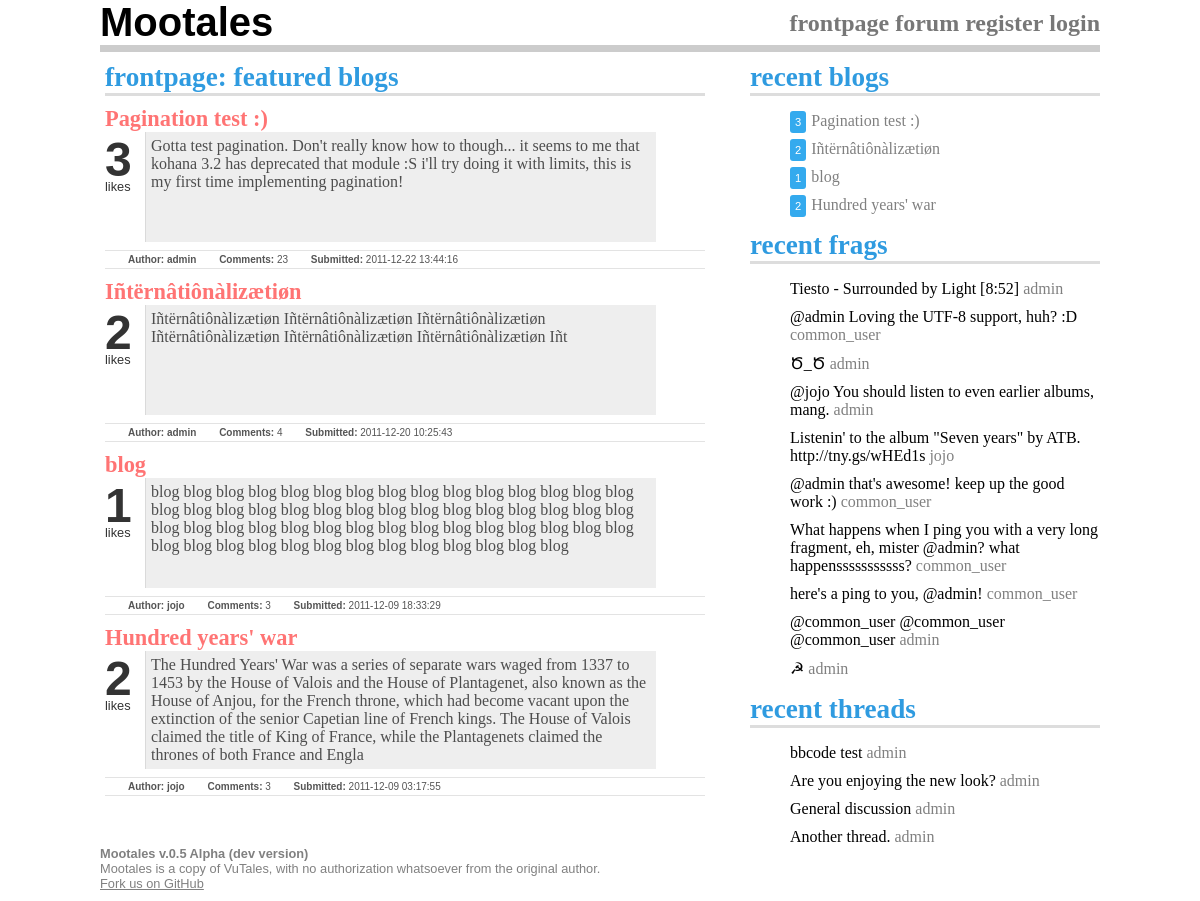
The page / on the database its author committed.
### tables this page shows
CREATE TABLE IF NOT EXISTS `blogs` (
  `id` int(11) NOT NULL AUTO_INCREMENT,
  `title` varchar(140) NOT NULL,
  `content` text NOT NULL,
  `tags` varchar(200) NOT NULL,
  `author_id` int(11) NOT NULL,
  `time_posted` datetime NOT NULL,
  `amount_votes` int(11) NOT NULL DEFAULT '0',
  `amount_comments` int(11) NOT NULL DEFAULT '0',
  PRIMARY KEY (`id`)
);

CREATE TABLE IF NOT EXISTS `fragments` (
  `id` int(11) NOT NULL AUTO_INCREMENT,
  `content` varchar(300) NOT NULL,
  `author_id` int(11) NOT NULL,
  `when` datetime NOT NULL,
  PRIMARY KEY (`id`)
);

CREATE TABLE IF NOT EXISTS `forum_threads` (
  `id` int(11) NOT NULL AUTO_INCREMENT,
  `author_id` int(11) NOT NULL,
  `category_id` int(11) NOT NULL,
  `title` varchar(200) NOT NULL,
  `content` text NOT NULL,
  `time_posted` datetime NOT NULL,
  `last_active` datetime NOT NULL,
  `sticky` tinyint(1) NOT NULL DEFAULT '0',
  `closed` tinyint(1) NOT NULL DEFAULT '0',
  `amount_comments` int(11) NOT NULL DEFAULT '0',
  PRIMARY KEY (`id`)
);

### application/views/home.php (the view, shortened to what the rows shown need)
		<div class="sidebar">
			<div class="recent_blogs">
				<ul>
<?php foreach ($recent_blogs as $blog):
?>
					<li><span class="like_count"><?php echo $blog['amount_votes']; ?></span><?php echo Link::blog($blog['id'],$blog['title'],$blog['title']);?></li>
<?php endforeach; ?>
				</ul>
			</div>
			<div class="recent_frags">
				<ul>
<?php foreach ($recent_frags as $frag): ?>
					<li><?php echo Link::fragment($frag['id'],$frag['content'],"frag_link"); ?> <?php echo Link::user($users_data[$frag['author_id']]); ?>
<?php endforeach; ?>
				</ul>
			</div>
			<div class="recent_threads">
				<ul>
<?php foreach($recent_threads as $thread): ?>
					<li><?php echo Link::thread($thread['id'],$thread['title'],$thread['title'],'','thread_link');?>&nbsp;<?php echo Link::user($users_data[$thread['author_id']]);?></li>
<?php endforeach; ?>
				</ul>
			</div>
		</div>
		<div class="main_wrap">
<?php foreach ($best_blogs as $blog): ?>
			<div class="blog">
				<h4 class="blog_title"><?php echo Link::blog($blog['id'],$blog['title'],$blog['title']);?></li></h4>
				<div class="like_wrap">
					<span class="number"><?php echo $blog['amount_votes'];?></span>
					<span class="other">likes</span>
				</div>
				<div class="blog_preview">
<?php echo BBCode::parse(substr($blog['content'],0,400)); ?>
				</div>
				<div class="blog_info"><span class="bold">Author:</span> <?php echo Link::user($users_data[$blog['author_id']]); ?> <span class="bold">Comments:</span> <?php echo $blog['amount_comments']; ?> <span class="bold">Submitted:</span> <?php echo $blog['time_posted']; ?></div>
			</div>
<?php endforeach; ?>
		</div>

### system/classes/kohana/html.php (shortened to what the rows shown need)
<?php defined('SYSPATH') or die('No direct script access.');
class Kohana_HTML {
	public static $attribute_order = array
	(
		'action',
		'method',
		'type',
		'id',
		'name',
		'value',
		'href',
		'src',
		'width',
		'height',
		'cols',
		'rows',
		'size',
		'maxlength',
		'rel',
		'media',
		'accept-charset',
		'accept',
		'tabindex',
		'accesskey',
		'alt',
		'title',
		'class',
		'style',
		'selected',
		'checked',
		'readonly',
		'disabled',
	);
	public static $windowed_urls = FALSE;
	public static function chars($value, $double_encode = TRUE)
	{
		return htmlspecialchars( (string) $value, ENT_QUOTES, Kohana::$charset, $double_encode);
	}
	public static function anchor($uri, $title = NULL, array $attributes = NULL, $protocol = NULL, $index = TRUE)
	{
		if ($uri === '')
		{
			$uri = URL::base($protocol, $index);
		}
		else
		{
			if (strpos($uri, '://') !== FALSE)
			{
				if (HTML::$windowed_urls === TRUE AND empty($attributes['target']))
				{
					$attributes['target'] = '_blank';
				}
			}
			elseif ($uri[0] !== '#')
			{
				$uri = URL::site($uri, $protocol, $index);
			}
		}
		$attributes['href'] = $uri;
		return '<a'.HTML::attributes($attributes).'>'.$title.'</a>';
	}
	public static function attributes(array $attributes = NULL)
	{
		$sorted = array();
		foreach (HTML::$attribute_order as $key)
		{
			if (isset($attributes[$key]))
			{
				$sorted[$key] = $attributes[$key];
			}
		}
		$attributes = $sorted + $attributes;
		$compiled = '';
		foreach ($attributes as $key => $value)
		{
			$compiled .= ' '.$key.'="'.HTML::chars($value).'"';
		}
		return $compiled;
	}
}

### rows shown on the page
blogs: amount_votes "3", title "Pagination test :)", title "Pagination test :) admin", content "Gotta test pagination. Don't really know how to though... it seems to me that kohana 3.2 has deprecated that module :S i'll try doing it with limits, this is my first time implementing pagination!", amount_comments "23", time_posted "2011-12-22 13:44:16"
blogs: amount_votes "2", title "Iñtërnâtiônàlizætiøn", title "Iñtërnâtiônàlizætiøn admin", content "Iñtërnâtiônàlizætiøn Iñtërnâtiônàlizætiøn Iñtërnâtiônàlizætiøn Iñtërnâtiônàlizætiøn Iñtërnâtiônàlizætiøn Iñtërnâtiônàlizætiøn Iñt", amount_comments "4", time_posted "2011-12-20 10:25:43"
blogs: amount_votes "1", title "blog", title "blog jojo", content "blog blog blog blog blog blog blog blog blog blog blog blog blog blog blog blog blog blog blog blog blog blog blog blog blog blog blog blog blog blog blog blog blog blog blog blog blog blog blog blog blog blog blog blog blog blog blog blog blog blog blog blog blog blog blog blog blog blog", amount_comments "3", time_posted "2011-12-09 18:33:29"
blogs: amount_votes "2", title "Hundred years' war", title "Hundred years' war jojo", content "The Hundred Years' War was a series of separate wars waged from 1337 to 1453 by the House of Valois and the House of Plantagenet, also known as the House of Anjou, for the French throne, which had become vacant upon the extinction of the senior Capetian line of French kings. The House of Valois claimed the title of King of France, while the Plantagenets claimed the thrones of both France and Engla", amount_comments "3", time_posted "2011-12-09 03:17:55"
fragments: content "Tiesto - Surrounded by Light [8:52] admin"
fragments: content "@admin Loving the UTF-8 support, huh? :D common_user"
fragments: content "Ծ_Ծ admin"
fragments: content "@jojo You should listen to even earlier albums, mang. admin"
fragments: content "Listenin' to the album \"Seven years\" by ATB. http://tny.gs/wHEd1s jojo"
fragments: content "@admin that's awesome! keep up the good work :) common_user"
fragments: content "What happens when I ping you with a very long fragment, eh, mister @admin? what happensssssssssss? common_user"
fragments: content "here's a ping to you, @admin! common_user"
fragments: content "@common_user @common_user @common_user admin"
fragments: content "☭ admin"
forum_threads: title "bbcode test admin"
forum_threads: title "Are you enjoying the new look? admin"
forum_threads: title "General discussion admin"
forum_threads: title "Another thread. admin"

### other values the page prints
$page_title "Mootales"
